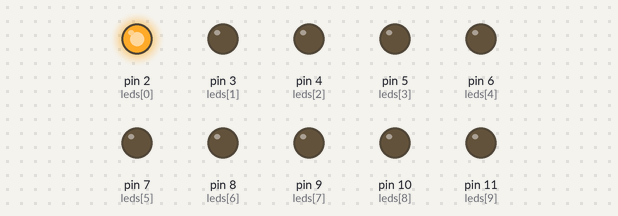
Simulated run of this sketch. Board: Arduino Uno, built with avr-gcc and run on an emulated ATmega328P. On the bench: output pins drawn as LEDs (lit = HIGH).

Above: at 1.9 s.
At 5.7 s:
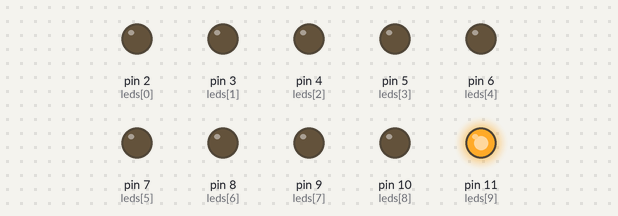
At 9.65 s:
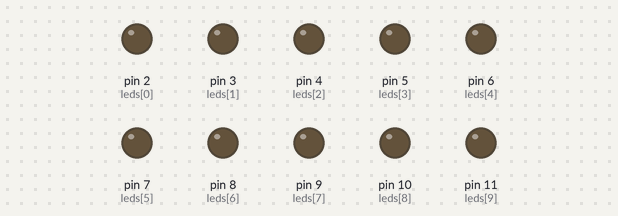
At 24.61 s:
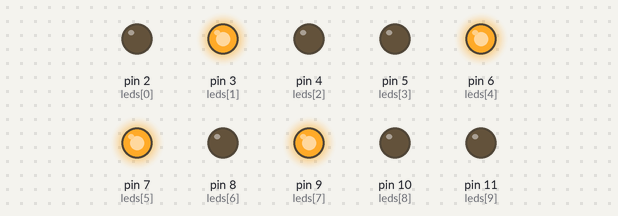
At 31.55 s:
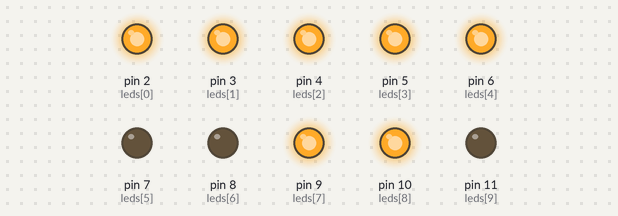
At 39.71 s:
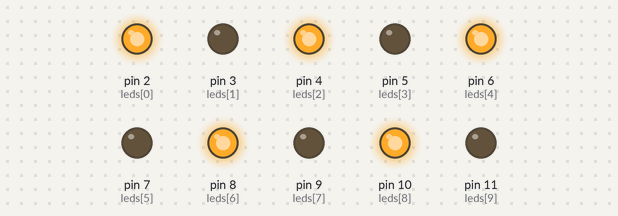
Timing chart, 0 to 40.0 s (numbered marks = the images above):
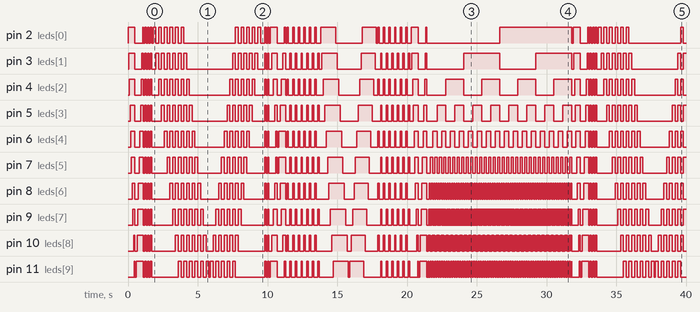

Measured:
- by itself, pin 3 (leds[1]): LOW → HIGH at 0.05 s, → LOW 0.45 s later, → HIGH 0.50 s later, → LOW 0.10 s later, … (101 changes in this stretch)
- by itself, pin 4 (leds[2]): LOW → HIGH at 0.10 s, → LOW 0.40 s later, → HIGH 0.45 s later, → LOW 0.15 s later, … (106 changes in this stretch)
- by itself, pin 5 (leds[3]): LOW → HIGH at 0.15 s, → LOW 0.35 s later, → HIGH 0.40 s later, → LOW 0.20 s later, … (115 changes in this stretch)
- by itself, pin 6 (leds[4]): LOW → HIGH at 0.20 s, → LOW 0.30 s later, → HIGH 0.35 s later, → LOW 0.25 s later, … (132 changes in this stretch)
- by itself, pin 7 (leds[5]): LOW → HIGH at 0.25 s, → LOW 0.25 s later, → HIGH 0.30 s later, → LOW 0.30 s later, … (165 changes in this stretch)
- by itself, pin 8 (leds[6]): LOW → HIGH at 0.30 s, → LOW 0.20 s later, → HIGH 0.25 s later, → LOW 0.35 s later, … (230 changes in this stretch)
- by itself, pin 9 (leds[7]): LOW → HIGH at 0.35 s, → LOW 0.15 s later, → HIGH 0.20 s later, → LOW 0.40 s later, … (359 changes in this stretch)
- by itself, pin 10 (leds[8]): LOW → HIGH at 0.40 s, → LOW 0.10 s later, → HIGH 0.15 s later, → LOW 0.45 s later, … (616 changes in this stretch)

The sketch:

sketch_nov27a.ino
```cpp
const int NUMBER_OF_LEDS = 10;

int leds[NUMBER_OF_LEDS] = {2, 3, 4, 5, 6, 7, 8, 9, 10, 11};

void setup() {
    for (int i = 0; i < NUMBER_OF_LEDS; i++)
        pinMode(leds[i], OUTPUT);
}

//stinge <nrLeds> led-uri la pinii <leds[]>
void turnOffLeds(int leds[], int nrLeds, int delayTime = 100) {
    for (int i = 0; i < nrLeds; i++)
        digitalWrite(leds[i], LOW);
    delay(delayTime);
}

//aprinde <nrLeds> led-uri la pinii <leds[]>
void turnOnLeds(int leds[], int nrLeds) {
    for (int i = 0; i < nrLeds; i++)
        digitalWrite(leds[i], HIGH);
}

//aprinde <nrLeds> led-uri la pinii <leds[]> de la stanga la dreapta pe rand cu dealy-ul <delayTime>
void lftToRgt(int leds[], int nrLeds, int delayTime = 100) {
    for (int i = 0; i < nrLeds; i++) {
        digitalWrite(leds[i], HIGH);
        delay(delayTime);
    }
    turnOffLeds(leds, nrLeds);
}

//aprinde <nrLeds> led-uri la pinii <leds[]> de la dreapta la stange pe rand cu dealy-ul <dealyTime>
void rgtToLft(int leds[], int nrLeds, int delayTime = 100) {
    for (int i = nrLeds - 1; i >= 0; i--) {
        digitalWrite(leds[i], HIGH);
        delay(delayTime);
    }
    turnOffLeds(leds, nrLeds);
}

//<nrLeds> led-uri la pinii <leds> se aprind si se sting de <nrBlinks> ori cu delay-ul <delayTime>
void blk(int leds[], int nrLeds, int nrBlinks, int delayTime = 100) {
    for (int i = 0; i < nrBlinks; i++) {
        turnOnLeds(leds, nrLeds);
        delay(delayTime);
        turnOffLeds(leds, nrLeds);
    }
}

//numara de la 0 la <nrMax> si afiseaza numerele in reprezentare binara pe <nrLeds> led-uri la pinii <leds[]>
//cu delay-ul <delayTime>
void binaryCount(int leds[], int nrLeds, int nrMax, int delayTime = 100) {
    bool state[nrLeds] = {0};
    int x = 0;
    while (x <= nrMax) {
        int aux = x;
        int k = nrLeds - 1;
        while (aux) {
            state[k] = aux & 1;
            aux = aux >> 1;
            k--;
        }
        for (int i = 0; i < nrLeds; i++)
            digitalWrite(leds[i], state[i]);
        x++;
        delay(delayTime);
    }
    turnOffLeds(leds, nrLeds);
}

//aprinde <nrLeds> led-uri la pinii <leds[]> din exterion inspre interior cu delay-ul <dealyTime>
void outToIn(int leds[], int nrLeds, int delayTime = 100) {
    for (int i = 0, j = nrLeds - 1; i <= nrLeds / 2, j >= nrLeds / 2; i++, j--) {
        digitalWrite(leds[i], HIGH);
        digitalWrite(leds[j], HIGH);
        delay(delayTime);
    }
    turnOffLeds(leds, nrLeds);
}

//aprinde <nrLeds> led-uri la pinii <leds[]> din intrior inspre exterior cu delay-ul <delayTime>
void inToOut(int leds[], int nrLeds, int delayTime = 100) {
    for (int i = nrLeds / 2 - 1, j = nrLeds / 2; i >= 0, j < nrLeds; i--, j++) {
        digitalWrite(leds[i], HIGH);
        digitalWrite(leds[j], HIGH);
        delay(delayTime);
    }
    turnOffLeds(leds, nrLeds);
}

//aprinde alternativ <nrLeds> led-uri la pinii <leds[]> mai intati led-urile de pe pozitii pare, apoi
//cele pe pozitii impare de <nrBlinks> ori cu delay-ul <delayTime>
void altBlk(int leds[], int nrLeds, int nrBlinks, int delayTime = 100) {
    for (int i = 0; i < nrBlinks; i++) {
        for (int j = 0; j < nrLeds; j += 2)
            digitalWrite(leds[j], HIGH);
        delay(delayTime);
        turnOffLeds(leds, nrLeds);
        for (int j = 1; j < nrLeds; j += 2)
            digitalWrite(leds[j], HIGH);
        delay(delayTime);
        turnOffLeds(leds, nrLeds);
    }
}

//led-urile "se misca" de la stanga la drepata cu delay-ul <delayTime> si se afiseaza pe
//<nrLeds> led-uri la pinii <leds[]>
void shiftRight(int leds[], int nrLeds, int delayTime = 100) {
    for (int i = 0; i < nrLeds * 2; i++) {
        for (int j = i; j >= i - nrLeds; j--)
            if (j >= 0 && j < nrLeds)
                digitalWrite(leds[j], HIGH);
        delay(delayTime);
        for (int j = i; j >= i - nrLeds; j--)
            if (j >= 0 && j < nrLeds)
                digitalWrite(leds[j], LOW);

    }
    turnOffLeds(leds, nrLeds);
}

//led-urile "se misca" de la dreapta la stanga cu delay-ul <delayTime> si se afiseaza pe
//<nrLeds> led-uri la pinii <leds[]>
void shiftLeft(int leds[], int nrLeds, int delayTime = 100) {
    for (int i = nrLeds - 1; i > -nrLeds; i--) {
        for (int j = i; j < i + nrLeds; j++)
            if (j >= 0 && j < nrLeds)
                digitalWrite(leds[j], HIGH);
        delay(delayTime);
        for (int j = i; j < i + nrLeds; j++)
            if (j >= 0 && j < nrLeds)
                digitalWrite(leds[j], LOW);
    }
    turnOffLeds(leds, nrLeds);
}

//led-urile "se misca" alternativ de la stanga la drepata cu delay-ul <delayTime> si se afiseaza pe
//<nrLeds> led-uri la pinii <leds[]>
void altShiftRight(int leds[], int nrLeds, int delayTime = 100) {
    for (int i = 0; i < nrLeds * 2; i++) {
        for (int j = i; j >= i - nrLeds; j -= 2)
            if (j >= 0 && j < nrLeds)
                digitalWrite(leds[j], HIGH);
        delay(delayTime);
        for (int j = i; j >= i - nrLeds; j -= 2)
            if (j >= 0 && j < nrLeds)
                digitalWrite(leds[j], LOW);

    }
    turnOffLeds(leds, nrLeds);
}

//led-urile "se misca" alrenativ de la dreapta la stanga cu delay-ul <delayTime> si se afiseaza pe
//<nrLeds> led-uri la pinii <leds[]>
void altShiftLeft(int leds[], int nrLeds, int delayTime = 100) {
    for (int i = nrLeds - 1; i > -nrLeds; i--) {
        for (int j = i; j < i + nrLeds; j += 2)
            if (j >= 0 && j < nrLeds)
                digitalWrite(leds[j], HIGH);
        delay(delayTime);
        for (int j = i; j < i + nrLeds; j += 2)
            if (j >= 0 && j < nrLeds)
                digitalWrite(leds[j], LOW);
    }
    turnOffLeds(leds, nrLeds);
}

void loop() {
    lftToRgt(leds, NUMBER_OF_LEDS, 50);
    rgtToLft(leds, NUMBER_OF_LEDS, 50);
    blk(leds, NUMBER_OF_LEDS, 3);
    altShiftRight(leds, NUMBER_OF_LEDS, 200);
    altShiftLeft(leds, NUMBER_OF_LEDS, 200);
    blk(leds, NUMBER_OF_LEDS, 2);
    outToIn(leds, NUMBER_OF_LEDS);
    inToOut(leds, NUMBER_OF_LEDS);
    altBlk(leds, NUMBER_OF_LEDS, 6);
    shiftRight(leds, NUMBER_OF_LEDS);
    shiftLeft(leds, NUMBER_OF_LEDS);
    altBlk(leds, NUMBER_OF_LEDS, 6);
    lftToRgt(leds, NUMBER_OF_LEDS, 50);
    rgtToLft(leds, NUMBER_OF_LEDS, 50);
    binaryCount(leds, NUMBER_OF_LEDS, 1023, 10);
}
```
